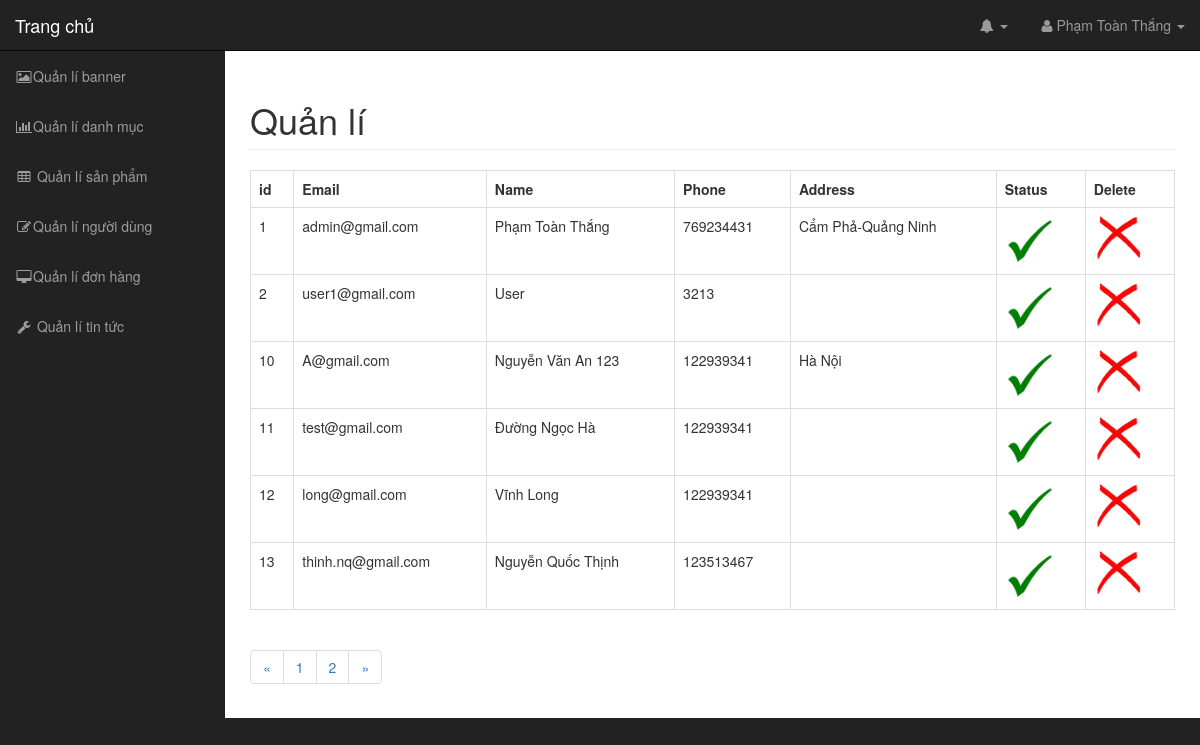
/index.php/admin/usersList/1 (signed in), run on an earlier commit of the app's database.
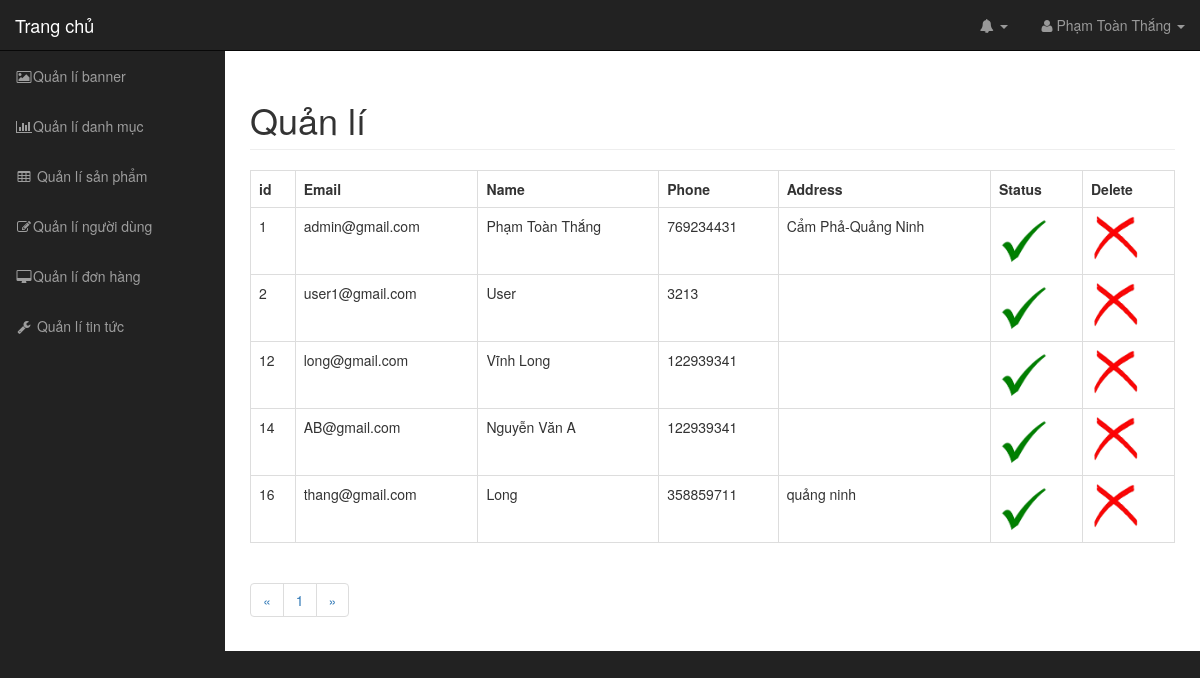
And on a later commit of the database.
### tables this page shows
CREATE TABLE `users` (
  `id` int(11) NOT NULL,
  `email` varchar(255) NOT NULL,
  `password` varchar(100) NOT NULL,
  `name` varchar(255) NOT NULL,
  `phone` int(10) NOT NULL,
  `address` varchar(255) NOT NULL,
  `avatar` varchar(200) NOT NULL,
  `created_at` datetime DEFAULT current_timestamp(),
  `status` tinyint(4) NOT NULL DEFAULT 1,
  `role` tinyint(1) NOT NULL DEFAULT 0
);

### controllers/admin.php (called while the page is built, shortened)
<?php
class admin extends Controller
{
	public function __construct()
	{
		if (isset($_SESSION['user'])) {
			if ($_SESSION['role'] == 0) {
				header('Location:' . URL . 'index.php/home/login');
			} else {
				$this->p = new Paginator();
			}
		} else {
			header('Location:' . URL . 'index.php/home/login');
		}
	}
	function usersList($page)
	{
		$cat = $this->model->getRecord('users');
		$n = count($cat);
		$config = array(
			'base_url' => URL . "index.php/admin/usersList/",
			'total_rows' => $n,
			'per_page' => 6,
			'cur_page' => $page
		);
		$this->p->init($config);
		$data = array();
		$data['user'] = $this->model->getDatas('users', $config['per_page'], $page);
		$data['paginator'] = $this->p->createLinks();
		$data['page'] = "dashboard/page/users/list";
		$this->load->view("dashboard/index", $data);
	}
}

### index.php (called while the page is built, shortened)
<?php
require "Config/Database.php";
require "models/Database.php";
require "models/Model.php";
require "models/Pagination.php";
$Uri= new Uri();
?>

### models/View.php (called while the page is built, shortened)
<?php
class View{
	function view($name,$data=array()){
		require "views/".$name.".php";
	}
}

### models/Model.php (called while the page is built, shortened)
<?php
class Model
{
	function __construct()
	{
		$this->db = new Database;
		$this->c = $this->db->conn;
	}
	function setQuery($sql)
	{
		return $this->c->query($sql);
	}
	function getAll($sql)
	{
		$result = $this->setQuery($sql);
		$a = array();
		while ($row = $result->fetch_assoc()) {
			$a[] = $row;
		}
		return $a;
	}
	function getRecord($table)
	{
		$sql = "SELECT * FROM $table ";
		$result = $this->getAll($sql);
		return $result;
	}
}

### models/Database.php (called while the page is built, shortened)
<?php
class Database{
	function __construct(){
		$this->conn=new mysqli(DB_HOST,DB_USER,DB_PASS,DB_NAME);
	}
}

### views/dashboard/page/users/list.php (the view)
<table class="table table-bordered table-hover">
	<tr>
		<th>id</th>
		<th>Email</th>
		<th>Name</th>
		<th>Phone</th>
		<th>Address</th>
		<th>Status</th>
		<th>Delete</th>
	</tr>
	<?php foreach ($data['user'] as $value) : ?>
		<tr>
			<td><?= $value['id'] ?></td>
			<td><?= $value['email'] ?></td>
			<td><?= $value['name'] ?></td>
			<td><?= $value['phone'] ?></td>
			<td><?= $value['address'] ?></td>
			<td>
				<?php
				if ($value['status'] == 0) { ?>
					<a onclick="actionChange('Xác nhận khóa người dùng','<?= URL ?>index.php/admin/delStatusUsers/<?= $value['id'] ?>')" class="showcursor"><img class="icon" style="width:50px;" src="<?= URL ?>public/backend/images/status.png" /></a>
				<?php } else { ?>
					<a class="showcursor" onclick="actionChange('Mở khóa','<?= URL ?>index.php/admin/retoreStatusUsers/<?= $value['id'] ?>')"> <img class="icon " style="width:50px;" src="<?= URL ?>public/backend/images/forbidden.png" /></a>
				<?php } ?>
			</td>
			<td>
				<a onclick="actionChange('Xác nhận xóa , xóa rồi không thể khôi phục được','<?= URL ?>index.php/admin/deleteUsers/<?= $value['id'] ?>')"><img class="icon" style="width:50px;" src="<?= URL ?>public/backend/images/delete.png" /></a>
			</td>
		</tr>
	<?php endforeach; ?>
</table>
<?= $data['paginator'] ?>

### models/Pagination.php (shortened to what the changed rows need)
<?php
    class Paginator{
		var $base_url = '';
		var $total_rows = 0;
		var $per_page = 2;
		var $cur_page = 1;
		public function createLinks() {
			$end = ceil( $this->total_rows / $this->per_page );
			$start = 1;
			$html = "<nav aria-label=''>";
			$html .= "<ul class='pagination'>";
			$class = ( $this->cur_page == 1 ) ? "disabled" : "";
			$html .= "<li class='page-item'><a aria-label='Previous' class='page-link {$class}' href='".($this->cur_page == 1 ? '#' : $this->base_url . ($this->cur_page - 1))."'><span aria-hidden='true'>&laquo;</span></a></li>";
			for ( $i = $start ; $i <= $end; $i++ ) {
				$class = ( $this->cur_page == $i ) ? "active" : "";
				$html .= "<li><a class = '{$class}' href='{$this->base_url}{$i}'>{$i}</a></li>";
			}
			$class = ( $this->cur_page == $end ) ? "disabled" : "";
			$html .= "<li><a aria-label='Next' class='{$class}' href='".($this->cur_page == $end ? '#' : $this->base_url . ($this->cur_page + 1))."'><span aria-hidden='true'>&raquo;</span></a></li>";
			$html .= "</ul>";
			$html .= "</nav>";
			return $html;
		}
	}

### views/dashboard/index.php (shortened to what the changed rows need)
<!DOCTYPE html>
<html>
<head>
    <link href="<?= URL ?>public/backend/css/bootstrap.min.css" rel="stylesheet">
    <link href="<?= URL ?>public/backend/css/sb-admin.css" rel="stylesheet">
    <link href="<?= URL ?>public/backend/css/plugins/morris.css" rel="stylesheet">
    <link href="<?= URL ?>public/backend/font-awesome/css/font-awesome.min.css" rel="stylesheet" type="text/css">
</head>
<body>
    <div id="wrapper">
        <nav class="navbar navbar-inverse navbar-fixed-top" role="navigation">
            <div class="navbar-header">
                <a class="navbar-brand" href="<?= URL ?>index.php/home/">Trang chủ</a>
            </div>
            <ul class="nav navbar-right top-nav">
                <li class="dropdown">
                    <a href="#" class="dropdown-toggle" data-toggle="dropdown"><i class="fa fa-bell"></i> <b class="caret"></b></a>
                </li>
                <li class="dropdown">
                    <a href="#" class="dropdown-toggle" data-toggle="dropdown"><i class="fa fa-user"></i> <?= $_SESSION['user'] ?> <b class="caret"></b></a>
                </li>
            </ul>
            <div class="collapse navbar-collapse navbar-ex1-collapse">
                <ul class="nav navbar-nav side-nav">
                    <li>
                        <a href="<?= URL ?>index.php/admin/bannerList/1"><i class="fa fa-fw fa-image"></i>Quản lí banner</a>
                    </li>
                    <li>
                        <a href="<?= URL ?>index.php/admin/cateList/1"><i class="fa fa-fw fa-bar-chart-o"></i>Quản lí danh mục</a>
                    </li>
                    <li>
                        <a href="<?= URL ?>index.php/admin/productList/1"><i class="fa fa-fw fa-table"></i> Quản lí sản phẩm </a>
                    </li>
                    <li>
                        <a href="<?= URL ?>index.php/admin/usersList/1"><i class="fa fa-fw fa-edit"></i>Quản lí người dùng</a>
                    </li>
                    <li>
                        <a href="<?= URL ?>index.php/admin/orderList/1"><i class="fa fa-fw fa-desktop"></i>Quản lí đơn hàng</a>
                    </li>
                    <li>
                        <a href="<?= URL ?>index.php/admin/newsList/1"><i class="fa fa-fw fa-wrench"></i> Quản lí tin tức</a>
                    </li>
                </ul>
            </div>
        </nav>
        <div id="page-wrapper">
            <div class="container-fluid">
                <div class="row">
                    <div class="col-lg-12">
                        <h1 class="page-header">
                            Quản lí
                        </h1>
                    </div>
                </div>
                <?php
                $this->view($data['page'], $data);
                ?>
            </div>
        </div>
    </div>
</body>
</html>

What changed in the data, as far as the page shows it:
removed users: id "10", email "A@gmail.com", name "Nguyễn Văn An 123", phone "122939341", address "Hà Nội", status 0 (drawn)
removed users: id "11", email "test@gmail.com", name "Đường Ngọc Hà", phone "122939341", status 0 (drawn)
removed users: id "13", email "thinh.nq@gmail.com", name "Nguyễn Quốc Thịnh", phone "123513467", status 0 (drawn)
now on this page (row unchanged): users: id "14", email "AB@gmail.com", name "Nguyễn Văn A", phone "122939341", status 0 (drawn)
added users: id "16", email "thang@gmail.com", name "Long", phone "358859711", address "quảng ninh", status 0 (drawn)
Also different on the page:
list line gone: "2"
